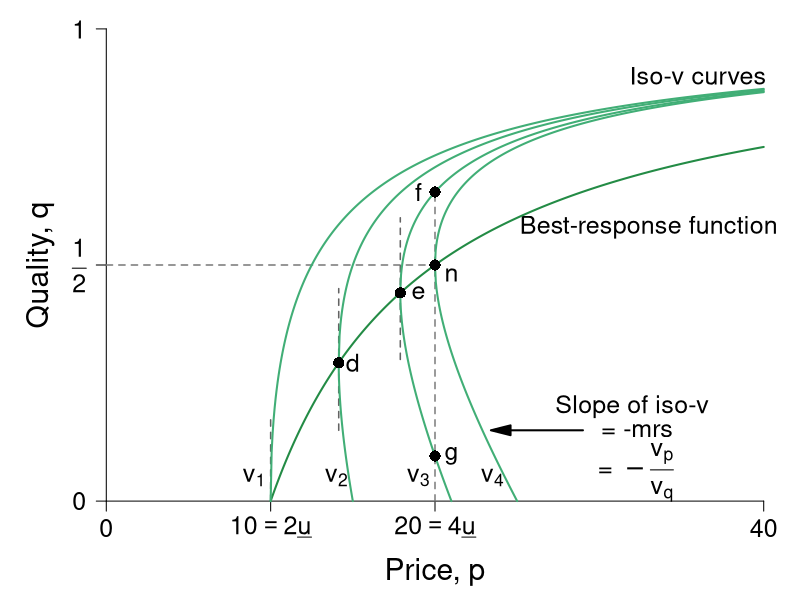

R code for this plot:
#' Graph Designer: Scott Cohn and Harriet Brookes Gray
#' Authors: Bowles and Halliday
#' Title: Coordination, Conflict and Competition: A Text in Microeconomics

require(ggplot2)
require(shape)
pdf(file = "information_power/iso_vmap_a_rightpanel.pdf", width = 9, height = 7)

#Set parameters for graphics
pointsize <- 1.8
axislabelsize <- 1.8
labelsize <- 1.5
namesize <- 1.8
annotatesize <- 1.5
graphlinewidth <- 2
segmentlinewidth <- 1.5

COL <- c("#7fc97f", "#beaed4", "#fdc086", "#ffff99", "#386cb0", "#f0027f", "#bf5b17", "#666666")
COLA <- c("#e0f3db", "#99d8c9","#66c2a4","#41ae76", "#238b45", "#005824")
COLB <- c("#c6dbef", "#4eb3d3", "#2b8cbe", "#0868ac","#084081")
COLC <- c("#fcfbfd", "#efedf5", "#dadaeb", "#bcbddc", "#9e9ac8", "#807dba", "#6a51a3", "#54278f", "#3f007d")
grays <- gray.colors(25, start = 1, end = 0)

#The equation is below when v = 0. See Wolfram Alpha output. 
isov <- function(p, delta = 5) {
  (p - delta)/p
}

isovhigh1 <- function(p, delta = 5, v = 5){
  (sqrt(p^2 - 4 * delta * v) - p + 2*v)/( 2 * v )
}

isovlow1 <- function(p, delta = 5, v = 5){
  (-sqrt(p^2 - 4 * delta * v) - p + 2*v)/( 2 * v )
}

isovhigh2 <- function(p, delta = 5, v = 10){
  (sqrt(p^2 - 4 * delta * v) - p + 2*v)/( 2 * v )
}

isovlow2 <- function(p, delta = 5, v = 10){
  (-sqrt(p^2 - 4 * delta * v) - p + 2*v)/( 2 * v )
}

isovhigh3 <- function(p, delta = 5, v = 15){
  (sqrt(p^2 - 4 * delta * v) - p + 2*v)/( 2 * v )
}

isovlow3 <- function(p, delta = 5, v = 15){
  (-sqrt(p^2 - 4 * delta * v) - p + 2*v)/( 2 * v )
}

isovhigh4 <- function(p, delta = 5, v = 15){
  (sqrt(p^2 - 4 * delta * v) - p + 2*v)/( 2 * v )
}

isovlow4 <- function(p, delta = 5, v = 15){
  (-sqrt(p^2 - 4 * delta * v) - p + 2*v)/( 2 * v )
}

brfFn <- function(p, delta = 5) {
  1 - (2*delta) /p
}

#This is evaluated for p = 12; q = 12/(8*sqrt(12^2 - 4*delta1*v1)) - 1/8 for the slope
#At p = 12; q = (-sqrt(12^2 - 4*v1*delta1) - 12 + 2*v1)/(2*v1) = 0.799
tangencyLine <- function(p){
  (p*(0.05))
}



#COL <- c("#bae4b3", "#74c476", "#238b45")
#COL <- c("#f7fcf0", "#e0f3db", "#ccebc5", "#a8ddb5", "#7bccc4", "#4eb3d3", "#2b8cbe", "#08589e")
COL <- c("#f7fcf5", "#e5f5e0", "#c7e9c0", "#a1d99b", "#74c476", "#41ab5d", "#238b45", "#005a32")
par(mar =  c(4, 4, .5, .5))

xlims <- c(0, 40)
ylims <- c(0, 1)

plot(0, 0, xlim = xlims, ylim = ylims, type = "n",
     xlab = "",
     ylab = "",
     xaxt = "n", yaxt = "n", cex.lab = axislabelsize, bty = "n")

mtext(expression(paste("Price, ", p)), side=1, line = 2.5, cex = axislabelsize)
text(-4, ylims[2] - 0.5*(ylims[2] - ylims[1]), expression(paste("Quality, ", q)), xpd = TRUE, cex = axislabelsize, srt = 90) 


npts <- 500 
npts2 <- 501
#Specify the sequences of points for graphing. 
xx0 <- seq(5, xlims[2], length.out = npts)
xx1 <- seq(10, xlims[2], length.out = npts)
xx2 <- seq(xlims[1], 15, length.out = npts)
xx3 <- seq(10, xlims[2], length.out = npts2)
xx4 <- seq(xlims[1], 10, length.out = npts2)
#For below, I solved sqrt(p^2 - 200) - p + 200/p = 0, getting p = 10*sqrt(2) = 14.14214
xx5 <- seq(14.14214, xlims[2], length.out = npts2)
xx6 <- seq(14.14214, 15, length.out = npts2)

xx7 <- seq(17.889, xlims[2], length.out = npts2)
xx8 <- seq(17.889, 21, length.out = npts2)

xx9 <- seq(20, xlims[2], length.out = npts2)
xx10 <- seq(xlims[1], 25, length.out = npts2)

#Customize ticks and labels for the plot
ticksy <- c(0, 0.5, 1)
ylabels <- c(0, expression(paste(frac(1,2))), 1)
ticksx <- c(0, 10, 20, 40)
xlabels <- c(0, expression(paste(10 == 2*underline("u"))), expression(paste(20 == 4*underline("u"))) , 40)
axis(1, at = ticksx, pos = 0, labels = xlabels, cex.axis = labelsize)
axis(2, at = ticksy, pos = 0, labels = ylabels, las = 1, cex.axis = labelsize)

#Annotation of the three graphs and the NE

# text(3.4, 0.05, expression(paste(v[0] == z)), cex = annotatesize)
text(9.0, 0.05, expression(paste(v[1])), cex = annotatesize)
text(14, 0.05, expression(paste(v[2])), cex = annotatesize)
text(19, 0.05, expression(paste(v[3])), cex = annotatesize)
text(23.5, 0.05, expression(paste(v[4])), cex = annotatesize)
text(21, 0.48, expression(paste("n")), cex = annotatesize)
text(33, 0.58, expression(paste("Best-response function")), cex = annotatesize)
text(36, 0.9, expression(paste("Iso-v curves")), cex = annotatesize)

#Lines for the coordinates of the Nash equilbrium
segments(10, 0, 10, 0.175, lty = 2, col = grays[22], lwd = segmentlinewidth)
segments(20, 0, 20, 0.6545, lty = 2, col = grays[20], lwd = segmentlinewidth)
segments(0, 0.5, 20, 0.5, lty = 2, col = grays[20], lwd = segmentlinewidth)
segments(14.14214, 0.15, 14.14214, 0.45, lty = 2, col = grays[22], lwd = segmentlinewidth)
segments(17.889, 0.3, 17.889, 0.6, lty = 2, col = grays[22], lwd = segmentlinewidth)

#Draw the lines for the graphs
#lines(xx0, isov(xx0, delta = 5), col = COLA[4], lwd = graphlinewidth)
lines(xx1, brfFn(xx1), col = COLA[5], lwd = graphlinewidth)
#lines(xx2, tangencyLine(xx2), col = "darkgrey", lwd = segmentlinewidth, lty = 2)
lines(xx3, isovhigh1(xx3, v = 5, delta = 5), col = COLA[4], lwd = graphlinewidth)
lines(xx4, isovlow1(xx4, v = 5, delta = 5), col = COLA[4], lwd = graphlinewidth)
lines(xx5, isovhigh2(xx5, v = 10, delta = 5), col = COLA[4], lwd = graphlinewidth)
lines(xx6, isovlow2(xx6, v = 10, delta = 5), col = COLA[4], lwd = graphlinewidth)
lines(xx7, isovhigh3(xx7, v = 16, delta = 5), col = COLA[4], lwd = graphlinewidth)
lines(xx8, isovlow3(xx8, v = 16, delta = 5), col = COLA[4], lwd = graphlinewidth)
lines(xx9, isovhigh4(xx9, v = 20, delta = 5), col = COLA[4], lwd = graphlinewidth)
lines(xx10, isovlow4(xx10, v = 20, delta = 5), col = COLA[4], lwd = graphlinewidth)

#Arrows and slope of iso-v label
Arrows(29, 0.15, 24, 0.15,  col = "black", lty = 1, lwd = 2, arr.type = "triangle")
text(32, 0.2, expression(paste("Slope of iso-v")), cex = annotatesize)
text(32.3, 0.15, expression(paste(" = -mrs ")), cex = annotatesize)
text(32, 0.06, expression(paste(" = " -frac(v[p], v[q]))), cex = annotatesize)

#Add a point for the NE
points(20, 0.5, pch = 16, col = "black", cex = 1.5)


#Add a point for b
# points(10, 0.5, pch = 16, col = "black", cex = 1.5)
# text(9.5, 0.53, expression(paste("b")), cex = annotatesize)

#Add a point for d
#Figure out q for p = 14.14214: q = 1 - 2delta/p = 1 - (2*5)/14.14214 =  0.2928934
points(14.14214, 0.2928934, pch = 16, col = "black", cex = 1.5)
text(15, 0.2928934, expression(paste("d")), cex = annotatesize)

points(17.889, 0.441, pch = 16, col = "black", cex = 1.5)
text(19, 0.441, expression(paste("e")), cex = annotatesize)

# points same wage w incr/decr in effort
points(20, 0.0955, pch = 16, col = "black", cex = 1.5)
text(21, 0.0955, expression(paste("g")), cex = annotatesize)
points(20, 0.6545, pch = 16, col = "black", cex = 1.5)
text(19, 0.6545, expression(paste("f")), cex = annotatesize)

dev.off()
